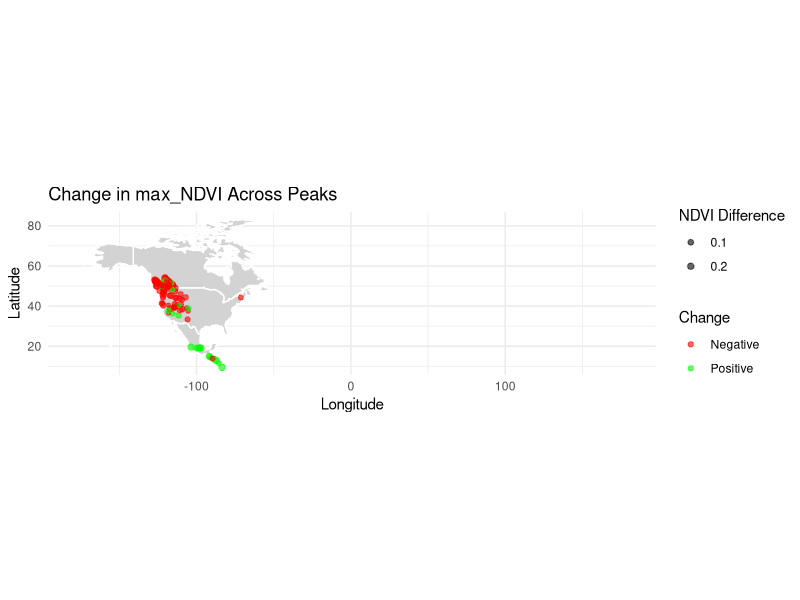

This chart was generated by the following R code:
setwd("C:/Users/j364g325/Documents/mountain peaks")
regs <- read.csv("data/Regressions_3Jan.csv")
install.packages("dplyr")
library(dplyr)
install.packages("tidyr")
library(tidyr)
##make database for town's map figure
averaged_data <- regs %>%
  group_by(Peak, Year) %>%
  summarize(
    Significance = mean(Significance, na.rm = TRUE),
    Intercept = mean(Intercept, na.rm = TRUE),
    Slope = mean(Slope, na.rm = TRUE),
    AIC = mean(AIC, na.rm = TRUE),
    Stations_After_Treeline = mean(Stations_After_Treeline, na.rm = TRUE),
    max_NDVI = mean(max_NDVI, na.rm = TRUE),
    min_NDVI = mean(min_NDVI, na.rm = TRUE),
    Peak_ID = first(Peak_ID),  # Assuming Peak_ID is constant for each Peak across Directions
    Long = first(Long),        # Assuming Long is constant for each Peak across Directions
    Lat = first(Lat),          # Assuming Lat is constant for each Peak across Directions
    Country = first(Country),  # Assuming Country is constant for each Peak across Directions
    Regression_Type = first(Regression_Type),  # Assuming you might still want this info, taking the first one as representative
    Best_Model = first(Best_Model),  # Assuming you might still want this info, taking the first one as representative
    .groups = "drop"  # Removes grouping
  )
## find difference in max NDVI
# Step 1: Filter data for the two specific years
filtered_data <- regs %>%
  filter(Year %in% c("Avg1317", "Avg8488")) %>%
  select(Peak, Year, max_NDVI, Lat, Long)

# Step 2: Compute the average max_NDVI for each Peak within the filtered years
avg_ndvi_by_peak <- filtered_data %>%
  group_by(Peak, Year) %>%
  summarize(avg_max_NDVI = mean(max_NDVI, na.rm = TRUE), .groups = "drop")

# Step 3: Spread the data so each Peak has Avg_1317 and Avg_8488 in separate columns
avg_ndvi_wide <- avg_ndvi_by_peak %>%
  pivot_wider(names_from = Year, values_from = avg_max_NDVI)

# Step 4: Calculate the change in max_NDVI between Avg_1317 and Avg_8892 for each Peak
avg_ndvi_wide <- avg_ndvi_wide %>%
  mutate(Change_in_max_NDVI = `Avg1317` - `Avg8488`)

# View the results
print(avg_ndvi_wide)

## find difference in min NDVI
# Step 1: Filter data for the two specific years
filtered_data_min <- regs %>%
  filter(Year %in% c("Avg1317", "Avg8488")) %>%
  select(Peak, Year, min_NDVI)

# Step 2: Compute the average max_NDVI for each Peak within the filtered years
avg_min_ndvi_by_peak <- filtered_data_min %>%
  group_by(Peak, Year) %>%
  summarize(avg_min_NDVI = mean(min_NDVI, na.rm = TRUE), .groups = "drop")

# Step 3: Spread the data so each Peak has Avg_1317 and Avg_8488 in separate columns
avg_min_ndvi_wide <- avg_min_ndvi_by_peak %>%
  pivot_wider(names_from = Year, values_from = avg_min_NDVI)

# Step 4: Calculate the change in max_NDVI between Avg_1317 and Avg_8892 for each Peak
avg_min_ndvi_wide <- avg_min_ndvi_wide %>%
  mutate(Change_in_min_NDVI = `Avg1317` - `Avg8488`)

# View the results
print(avg_min_ndvi_wide)


# Assuming avg_ndvi_wide and averaged_data are your data frames
# and both have a 'Peak' column to join on

# Add Lat and Long from averaged_data to avg_ndvi_wide
avg_ndvi_wide_with_coords <- avg_ndvi_wide %>%
  left_join(averaged_data %>% select(Peak, Long, Lat) %>% distinct(Peak, .keep_all = TRUE), by = "Peak")

# Check the first few rows to confirm Lat and Long are added
head(avg_ndvi_wide_with_coords)
#add color for map plot
avg_ndvi_wide_with_coords$color_indicator <- with(avg_ndvi_wide_with_coords, ifelse(Change_in_max_NDVI > 0, "Positive", ifelse(Change_in_max_NDVI < 0, "Negative", "Neutral")))
#import map .shp
install.packages("ggplot2")
library(ggplot2)
install.packages("maps")
library(maps)
install.packages("crayon")
library(crayon)
# Get North America map data
north_america_map <- map_data("world", region = c("USA", "Canada", "Mexico"))

# Plot the map and the NDVI differences
ggplot() +
  geom_polygon(data = north_america_map, aes(x = long, y = lat, group = group), fill = "lightgray", color = "white") +
  geom_point(data = avg_ndvi_wide_with_coords, aes(x = Long, y = Lat, size = abs(Change_in_max_NDVI), color = color_indicator), alpha = 0.6) +
  scale_size(range = c(1,2)) +
  scale_color_manual(values = c("Positive" = "green", "Negative" = "red", "Neutral" = "grey")) +
  labs(title = "Change in max_NDVI Across Peaks", x = "Longitude", y = "Latitude", size = "NDVI Difference", color = "Change") +
  theme_minimal() +
  coord_fixed(1.3)


#make map graph
#divide data by latitude